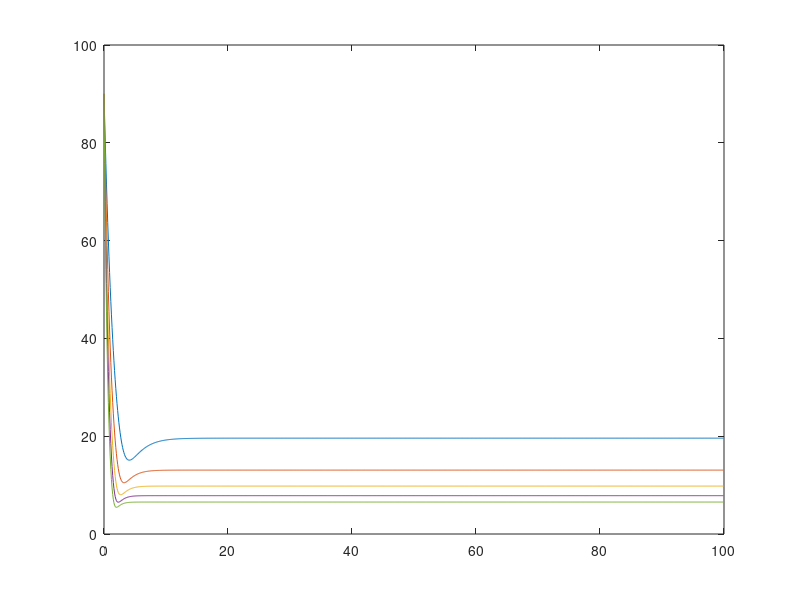

Source code (MATLAB):
%% numerical results
vx = zeros(1000,1);
vy = zeros(1000,1);
x = zeros(1000,1);
y = zeros(1000,1);
pi = 3.14159265358979;
dt = 0.1;
% dt = 0.05;
% dt = 0.15;
t = 0:dt:dt * 999;


% alpha = 1/6 pi
alpha = 1/6;
vx(1) = 90 * cospi(alpha);
vy(1) = 90 * sinpi(alpha);
g = 9.8;
for k = 0.5:0.25:1.5
    for i = 2:1:1000
        vx(i) = vx(i-1) * (1 - k * dt);
        vy(i) = vy(i-1) * (1 - k * dt) - g * dt;
        x(i) = x(i-1) + vx(i-1) * dt;
        y(i) = y(i-1) + vy(i-1) * dt;
    end
    % plot(x, y);
    plot(t, sqrt(vx.^2 + vy.^2));
    hold on;
end

